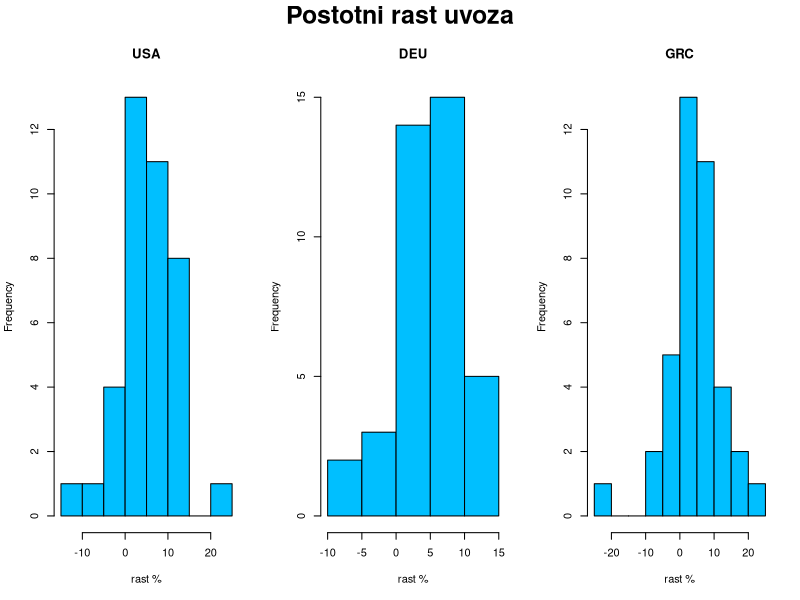
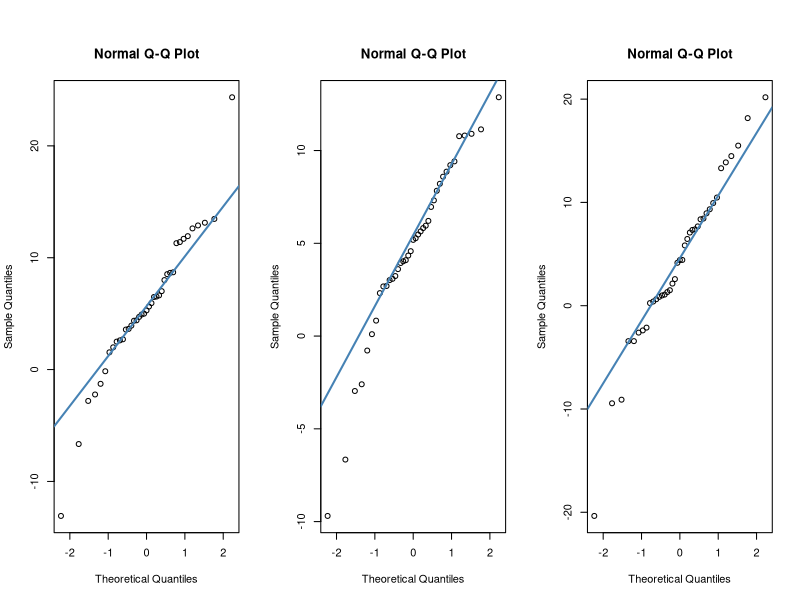
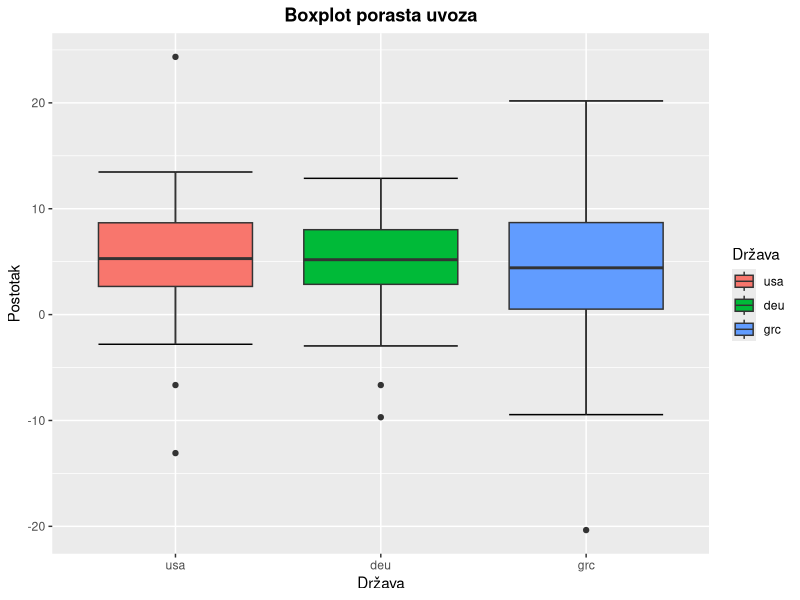
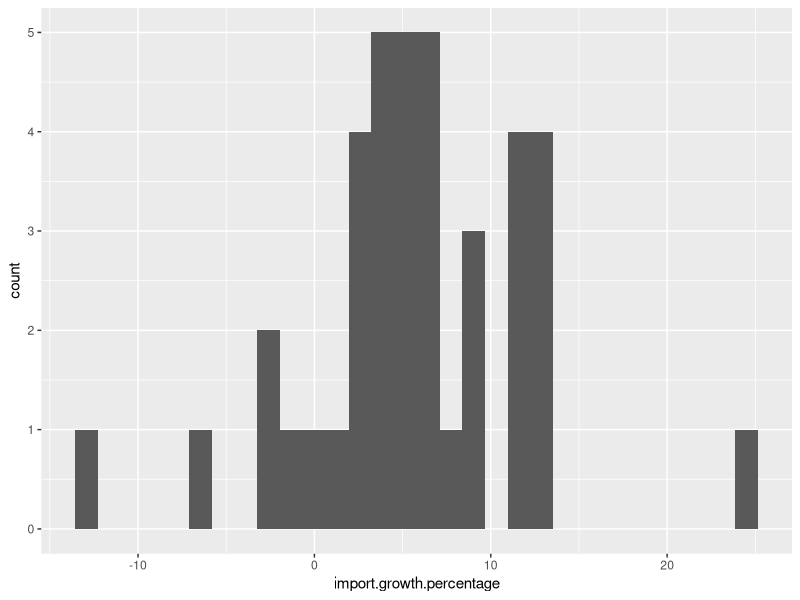
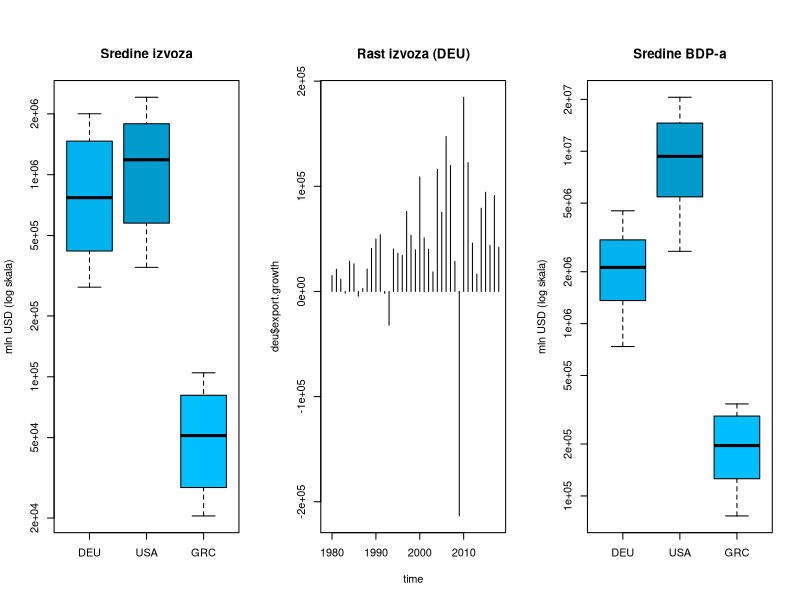
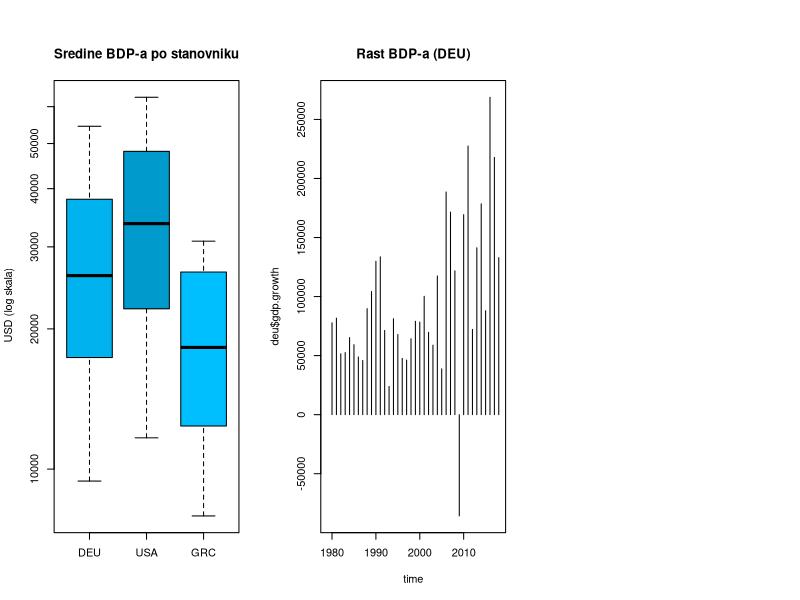

Source code (R) for these figures, in order:
## ---- chunk 1
library(knitr)
knitr::opts_chunk$set(echo = TRUE)

library(tidyverse)
Sys.setlocale(locale = "hr_HR.utf8")
## ---- chunk 2
export.data = read.csv("Export_data.csv", fileEncoding="UTF-8-BOM")
# head(export.data)

import.data = read.csv("Import_data.csv", fileEncoding="UTF-8-BOM")
# head(import.data)

gdp.data = read.csv("GDP_data.csv", fileEncoding="UTF-8-BOM")
# head(gdp.data)

gdp.pc.data = read.csv("GDPpercapita_data.csv", fileEncoding="UTF-8-BOM")
# head(gdp.pc.data)
## ---- chunk 3
export.loc.cnt = export.data %>% group_by(LOCATION) %>%
    summarise(exp_n = n(), exp_est = sum(Flag.Codes == 'E')) %>%
    arrange(desc(exp_n), exp_est)
import.loc.cnt = import.data %>% group_by(LOCATION) %>%
    summarise(imp_n = n(), imp_est = sum(Flag.Codes == 'E')) %>%
    arrange(desc(imp_n), imp_est)
gdp.loc.cnt = gdp.data %>% group_by(LOCATION) %>%
    summarise(gdp_n = n(), gdp_est = sum(Flag.Codes == 'E')) %>%
    arrange(desc(gdp_n), gdp_est)
gdp.pc.loc.cnt = gdp.pc.data %>% group_by(LOCATION) %>%
    summarise(gdp_pc_n = n(), gdp_pc_est = sum(Flag.Codes == 'E')) %>%
    arrange(desc(gdp_pc_n), gdp_pc_est)
loc.cnt = merge(merge(export.loc.cnt, import.loc.cnt), merge(gdp.loc.cnt, gdp.pc.loc.cnt))
knitr::kable(
  head(arrange(loc.cnt,
               desc(loc.cnt[,2]), desc(loc.cnt[,4]), desc(loc.cnt[,6]), desc(loc.cnt[,8]),
               loc.cnt[,3], loc.cnt[,5], loc.cnt[,7], loc.cnt[,9]), 20),
  caption = "Broj podataka za pojedinu državu"
)
## ---- chunk 4
remove(export.loc.cnt, import.loc.cnt, gdp.loc.cnt, gdp.pc.loc.cnt, loc.cnt)
## ---- chunk 5
time = 1979:2018
usa = data.frame(year = 1979:2018,
                 export.mln_usd = export.data$Value[export.data$LOCATION == "USA"],
                 import.mln_usd = import.data$Value[import.data$LOCATION == "USA"],
                 gdp.mln_usd = gdp.data$Value[gdp.data$LOCATION == "USA"],
                 gdp.pc.usd_cap = gdp.pc.data$Value[gdp.pc.data$LOCATION == "USA"])
usa$net.trade = usa$export.mln_usd - usa$import.mln_usd
deu = data.frame(year = 1979:2019,
                 export.mln_usd = export.data$Value[export.data$LOCATION == "DEU"],
                 import.mln_usd = import.data$Value[import.data$LOCATION == "DEU"],
                 gdp.mln_usd = gdp.data$Value[gdp.data$LOCATION == "DEU"],
                 gdp.pc.usd_cap = gdp.pc.data$Value[gdp.pc.data$LOCATION == "DEU"])
deu$net.trade = deu$export.mln_usd - deu$import.mln_usd
grc = data.frame(year = 1979:2019,
                 export.mln_usd = export.data$Value[export.data$LOCATION == "GRC"],
                 import.mln_usd = import.data$Value[import.data$LOCATION == "GRC"],
                 gdp.mln_usd = gdp.data$Value[gdp.data$LOCATION == "GRC"],
                 gdp.pc.usd_cap = gdp.pc.data$Value[gdp.pc.data$LOCATION == "GRC"])
grc$net.trade = grc$export.mln_usd - grc$import.mln_usd
## ---- chunk 6
usa = usa %>% mutate(import.mln_usd,
                     import.growth = import.mln_usd - lag(import.mln_usd),
                     import.growth.percentage = import.growth / lag(import.mln_usd) * 100)
deu = deu %>% mutate(import.mln_usd, 
                     import.growth = import.mln_usd - lag(import.mln_usd),
                     import.growth.percentage = import.growth / lag(import.mln_usd) * 100)
grc = grc %>% mutate(import.mln_usd,
                     import.growth = import.mln_usd - lag(import.mln_usd),
                     import.growth.percentage = import.growth / lag(import.mln_usd) * 100)
# brisemo zadnju opservaciju za deu i grc jer usa nema podatke za 2019.g.
deu = deu[-nrow(deu),]
grc = grc[-nrow(grc),]
## ---- chunk 7
collective = bind_rows(lapply(c("usa", "deu", "grc"), function (x) {
  data.frame(country=x, get(x))
}))
collective$country = factor(collective$country, levels = c("usa", "deu", "grc"))
## ---- chunk 8
usa.ts = ts(usa, start = 1979, end = 2018)
deu.ts = ts(deu, start = 1979, end = 2018)
grc.ts = ts(grc, start = 1979, end = 2018)
## ---- chunk 9
summary(usa)
summary(deu)
summary(grc)
## ---- chunk 10
par(mfrow = c(1, 3), oma = c(0, 0, 2, 0))
hist(usa$import.growth.percentage, main="USA", xlab="rast %", col="deepskyblue")
hist(deu$import.growth.percentage, main="DEU", xlab="rast %", col="deepskyblue")
hist(grc$import.growth.percentage, main="GRC", xlab="rast %", col="deepskyblue")
mtext("Postotni rast uvoza", outer = T, cex = 1.5, font = 2)
## ---- chunk 11
qqnorm(usa$import.growth.percentage)
qqline(usa$import.growth.percentage, col = "steelblue", lwd = 2)

qqnorm(deu$import.growth.percentage)
qqline(deu$import.growth.percentage, col = "steelblue", lwd = 2)

qqnorm(grc$import.growth.percentage)
qqline(grc$import.growth.percentage, col = "steelblue", lwd = 2)
## ---- chunk 12
ggplot(collective, aes(x=country, y=import.growth.percentage)) +
  stat_boxplot(geom = "errorbar", na.rm = T) +
  geom_boxplot(aes(fill=country), na.rm = T) +
  labs(title = "Boxplot porasta uvoza", x="Država", y="Postotak", fill="Država") +
  theme(plot.title = element_text(hjust = 0.5, face = "bold"))
## ---- chunk 13
fixed.num.breaks <- function(x, length.out = 11) {
  return(seq(min(x, na.rm = T) - 0.5, max(x, na.rm = T) + 0.5, length.out = length.out))
}
ggplot(usa, aes(x=import.growth.percentage)) + geom_histogram()
## ---- chunk 14
boxplot(deu$export.mln_usd,
        usa$export.mln_usd,
        grc$export.mln_usd,
        names = c("DEU", "USA", "GRC"), main = "Sredine izvoza",
        col = c("deepskyblue2", "deepskyblue3", "deepskyblue"),
        ylab = "mln USD (log skala)",
        log = "y")
## ---- chunk 15
usa = usa %>% mutate(export.mln_usd, export.growth = export.mln_usd - lag(export.mln_usd))
deu = deu %>% mutate(export.mln_usd, export.growth = export.mln_usd - lag(export.mln_usd))
grc = grc %>% mutate(export.mln_usd, export.growth = export.mln_usd - lag(export.mln_usd))
## ---- chunk 16
plot(time, deu$export.growth, type = "h", main = "Rast izvoza (DEU)")
## ---- chunk 17
boxplot(deu$gdp.mln_usd,
        usa$gdp.mln_usd,
        grc$gdp.mln_usd,
        names = c("DEU", "USA", "GRC"), main = "Sredine BDP-a",
        col = c("deepskyblue2", "deepskyblue3", "deepskyblue"),
        ylab = "mln USD (log skala)",
        log = "y")
## ---- chunk 18
boxplot(deu$gdp.pc.usd_cap,
        usa$gdp.pc.usd_cap,
        grc$gdp.pc.usd_cap,
        names = c("DEU", "USA", "GRC"), main = "Sredine BDP-a po stanovniku",
        col = c("deepskyblue2", "deepskyblue3", "deepskyblue"),
        ylab = " USD (log skala)",
        log = "y")

## ---- chunk 19
usa = usa %>% mutate(gdp.mln_usd, gdp.growth = gdp.mln_usd - lag(gdp.mln_usd))
deu = deu %>% mutate(gdp.mln_usd, gdp.growth = gdp.mln_usd - lag(gdp.mln_usd))
grc = grc %>% mutate(gdp.mln_usd, gdp.growth = gdp.mln_usd - lag(gdp.mln_usd))
## ---- chunk 20
plot(time, deu$gdp.growth, type = "h", main = "Rast BDP-a (DEU)")
## ---- chunk 21
var.test(usa$import.growth.percentage[-c(1)], deu$import.growth.percentage[-c(1)])
t.test(usa$import.growth.percentage[-c(1)], deu$import.growth.percentage[-c(1)],
       alternative = "g", var.equal = T)
